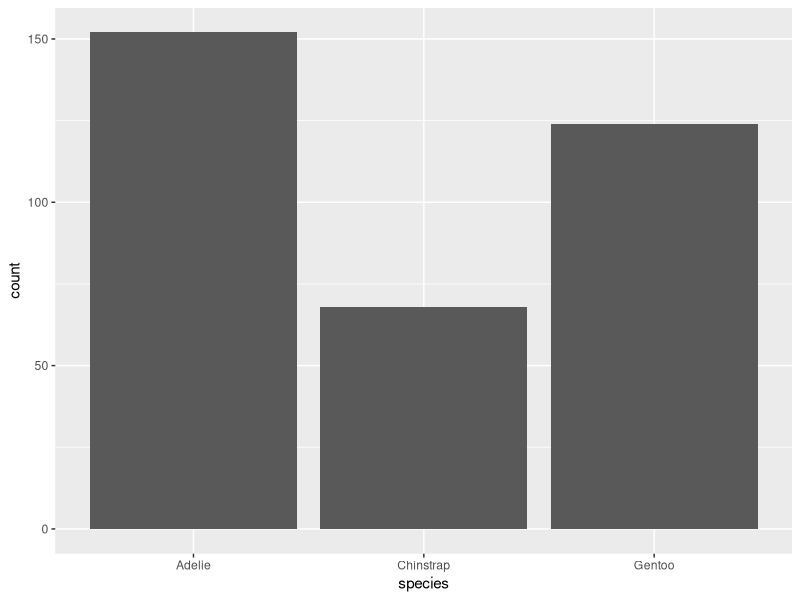
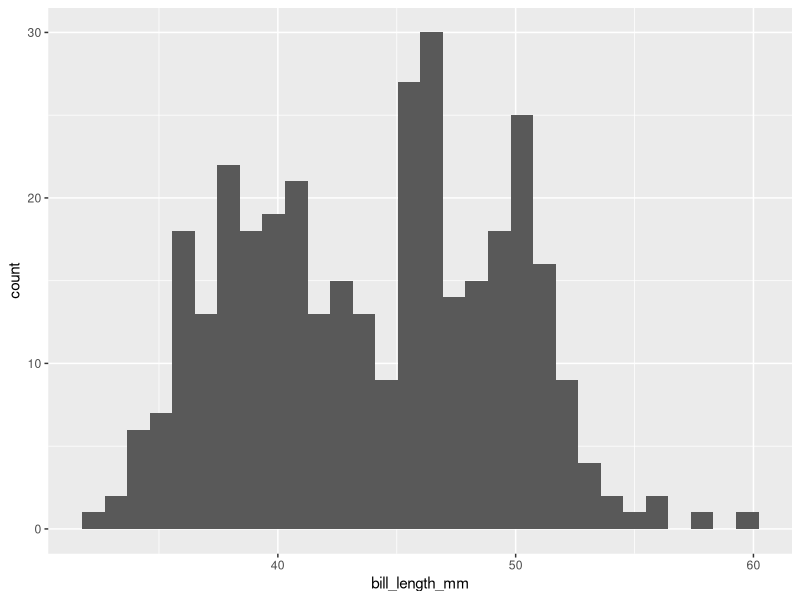
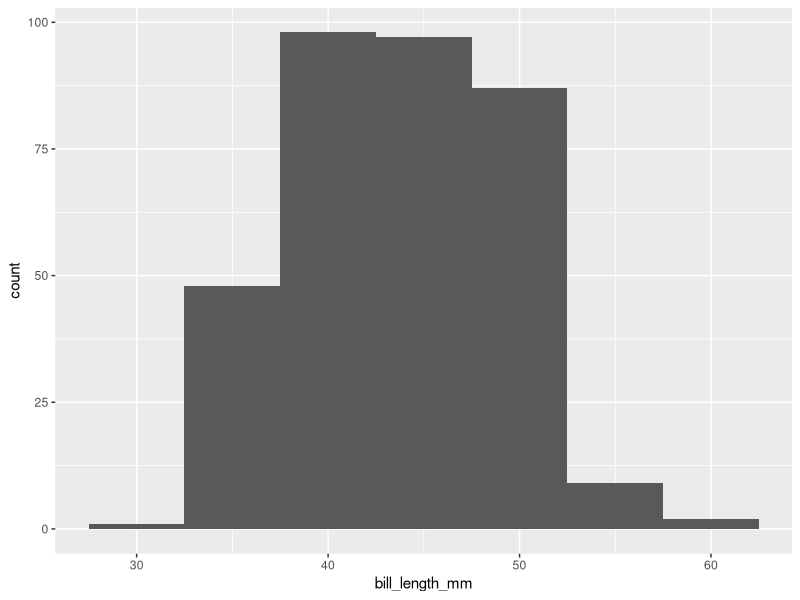
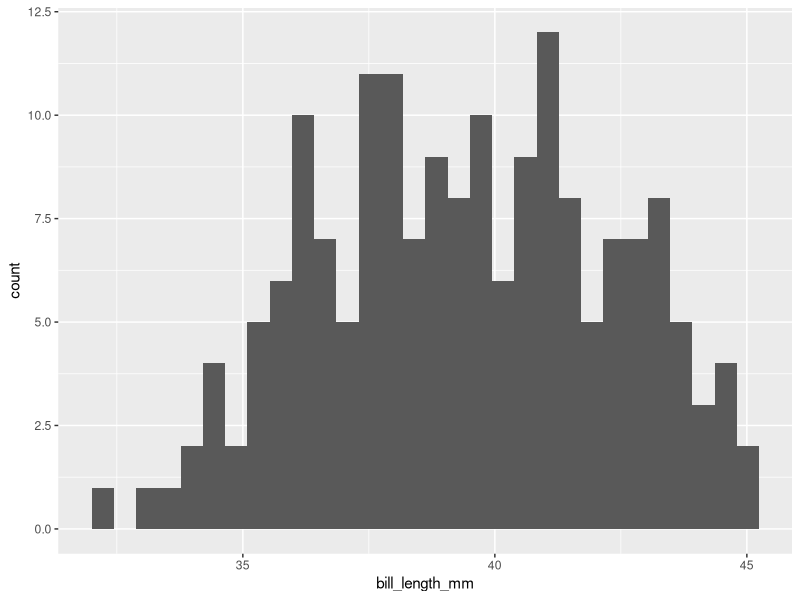
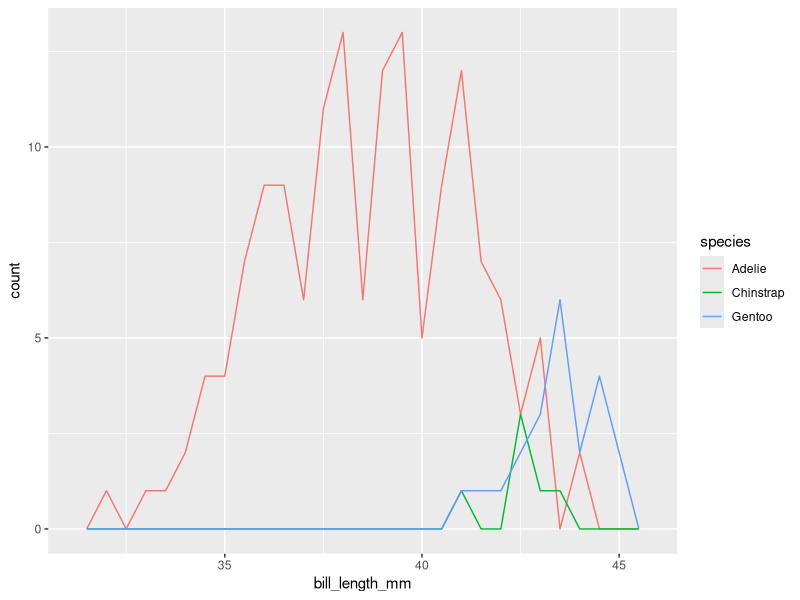
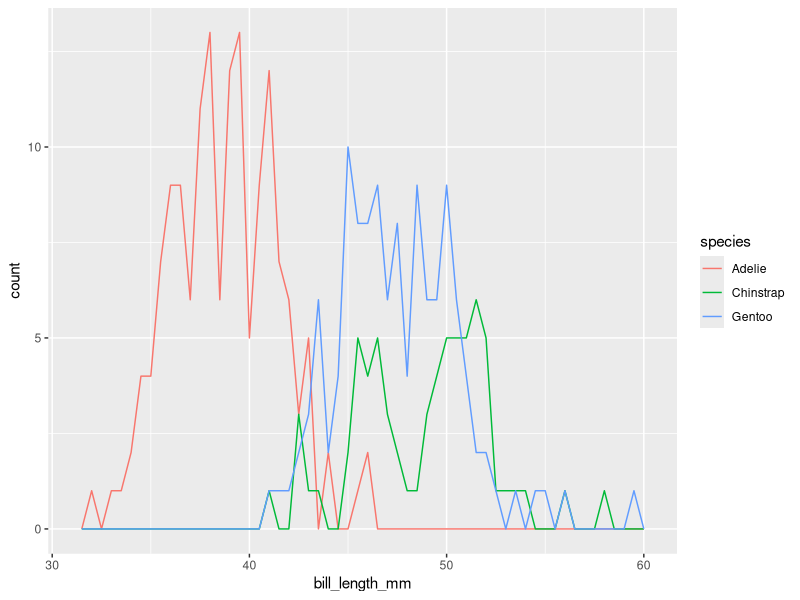
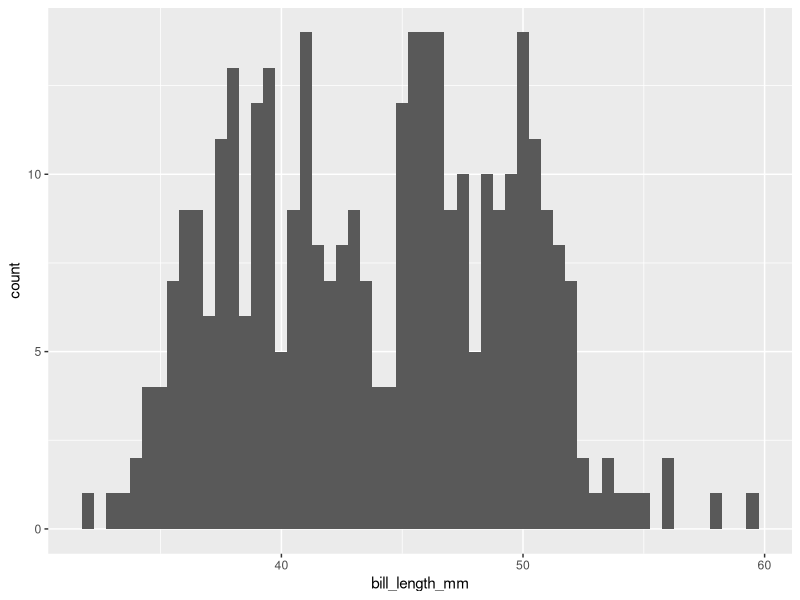
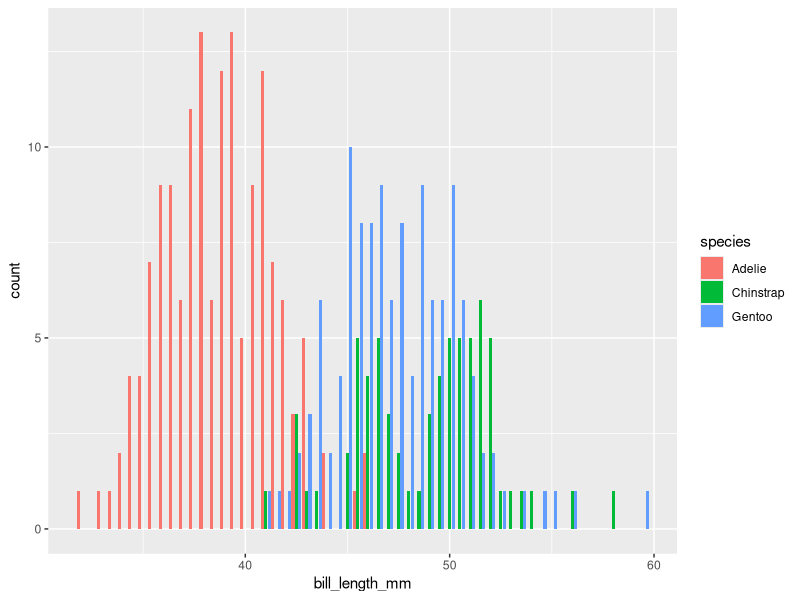

Reproduce these figures in R, in order.
###########################################################################
#Club de Lectura:
#R para Ciencia de Datos (Wickham y Grolemund)
#R-Ladies Barranquilla, Galapagos, Guayaquil y Milagro
#
#Sesion 10: Capitulo 7 (Analisis exploratorio de datos - EDA en ingles)
#Script por: Denisse Fierro Arcos (R-Ladies Galapagos)
###########################################################################


# Llamando bibliotecas ----------------------------------------------------
library(tidyverse)
library(palmerpenguins)


# Cargando datos ----------------------------------------------------------
ping <- penguins
#Veamos nuestros datos
glimpse(ping)

#Pensemos en que preguntas podremos responder con nuestros datos


# Visualizacion de datos --------------------------------------------------

#Variables categoricas - Conteo de pinguinos por especie
ping %>% 
  ggplot(aes(x = species))+
  geom_bar()

#Si quisieramos ver estos valores en una tabla
ping %>% 
  count(species)

#Variable continua - largo del pico
ping %>% 
  ggplot(aes(x = bill_length_mm))+
  geom_histogram()

#Podemos variar el grosor de las barras del histograma
ping %>% 
  ggplot(aes(x = bill_length_mm))+
  geom_histogram(binwidth = 5)

#Podemos crear una tabla con los valores utilizados en
#el histograma
ping %>% 
  count(cut_width(bill_length_mm, width = 5))

#Viendo la distribucion de datos podemos definir grupos
#Usando el largo del pico podemos decir que los pinguinos
#con un pico de <45mm tienen pico pequenio y si es >=45mm
#tienen picos grandes
pico_peq <- ping %>% 
  filter(bill_length_mm <45)

#Veamos el resultado
glimpse(pico_peq)

#Visualicemos los datos
pico_peq %>% 
  ggplot(aes(x = bill_length_mm))+
  geom_histogram()
#De esta manera vemos mas detalles por grupo


#Siguiendo el ejemplo de los picos, si quisieramos comparar
#especies en una misma grafica, podemos hacerlo con otra
#geometria
pico_peq %>% 
  ggplot(aes(x = bill_length_mm, color = species))+
  geom_freqpoly(binwidth = 0.5)

#Podemos aplicar lo mismo a todos los datos
ping %>% 
  ggplot(aes(x = bill_length_mm, color = species))+
  geom_freqpoly(binwidth = 0.5)
#De esta manera vemos que lo mas apropriado es agrupar
#los datos del pico por especie en vez de crear una
#nueva categoria

#Con esta informacion adicional, se te ocurren otras preguntas?


# Variabilidad de los datos -----------------------------------------------
#Veamos nuevamente los histogramas con la informacion de picos
ping %>% 
  ggplot(aes(x = bill_length_mm))+
  geom_histogram(binwidth = 0.5)

#Que observamos aqui? Que patrones vemos? Que valores son mas comunes?
#Que preguntas adicionales surgen?

#Si incluimos mas informacion en nuestro grafico, cambian los patrones?
#Cambian nuestras conclusiones?
ping %>% 
  ggplot(aes(x = bill_length_mm, fill = species))+
  geom_histogram(binwidth = 0.5, position = "dodge2")

#Estos datos no contienen valores atipicos, pero incluyo un ejemplo
#Veamos datos de starwars que son parte del tidyverse
starwars %>% 
  ggplot(aes(x = mass))+
  geom_histogram()

#Podemos ampliar hacer zoom en el area donde se encuentra el valor
#atipico
starwars %>% 
  ggplot(aes(x = mass))+
  geom_histogram()+
  coord_cartesian(ylim = c(0, 5))

#Podemos crear una tabla con los valores
starwars %>% 
  count(cut_width(mass, 25))
#Que hacemos con los valores aberrantes?
#Depende: es posible un valor asi? es posible que sea un error?
#existen mas medidas para esa observacion?

#Volvamos a los pinguinos
#Veamos nuevamente los histogramas con la informacion de picos
ping %>% 
  ggplot(aes(x = bill_length_mm))+
  geom_histogram(binwidth = 0.5)
#Noten la advertencia que R nos da al crear el histograma
#Por que ocurre esto?

#Se debe a los valores NA
ping %>% 
  filter(is.na(bill_length_mm))
#Tenemos dos en nuestros datos

#Podemos borrar estas observaciones, o
#podemos simplmente excluirlas de nuestros datos
ping %>% 
  ggplot(aes(x = bill_length_mm))+
  geom_histogram(binwidth = 0.5, na.rm = T)

#Esto es equivalente a
ping %>% 
  drop_na(bill_length_mm) %>% 
  ggplot(aes(x = bill_length_mm))+
  geom_histogram(binwidth = 0.5)


# Covariacion -------------------------------------------------------------
#Existen variables que varian simultaneamente
#Vimos un ejemplo antes
ping %>% 
  ggplot(aes(x = bill_length_mm, fill = species))+
  geom_histogram(binwidth = 0.5, na.rm = T, position = "dodge")
#Los pinguinos Adelie tienen picos mas pequenios que los gentoo y chinstrap

#por que ocurre esto? tiene relacion al tamanio del animal?
#Exploremos los datos del peso
ping %>% 
  ggplot(aes(x = body_mass_g, fill = species))+
  geom_histogram(na.rm = T, position = "dodge")
#Que patrones vemos aqui?

#Otra forma de ver la distribucion de datos es el grafico de cajas
ping %>% 
  ggplot(aes(y = body_mass_g, x = species))+
  geom_boxplot(na.rm = T)

#Podemos reordenar las cajas para que la especie con el promedio de masa
#mas alto aparezca primero
ping %>% 
  ggplot(aes(y = body_mass_g, 
             x = fct_reorder(species, body_mass_g, .fun = median, 
                             na.rm = T, .desc = T)))+
  geom_boxplot(na.rm = T)


#Comparando dos variables categoricas
#Sexo por especies
ping %>% 
  ggplot(aes(x = species, y = sex))+
  geom_count()

#Especie por isla
ping %>% 
  count(species, island) %>% 
  ggplot(aes(x = species, y = island))+
  geom_tile(aes(fill = n))


#Comparando dos variables continuas
#Que pasa si comparamos el peso con el largo del pico?
ping %>% 
  ggplot(aes(x = body_mass_g, y = bill_length_mm, col = species))+
  geom_point()
#Al parecer los pinguinos mas pequenios tienen picos mas pequenios

#Podemos mostrar los mismos datos de otra manera
#Creamos pequenio cuadros en nuesrto grafico y el color variara
#de acuerdo a la cantidad de observaciones en cada cuadro
ping %>% 
  ggplot(aes(x = body_mass_g, y = bill_length_mm))+
  geom_bin2d()
#De esta manera podemos ver que combinaciones de peso y largo de
#pico son mas comunes

#Podemos crear graficos de cajas si transformamos una variable
#continua en categorica
#Podemos crear grupos de acuerdo al peso, por ejemplo
ping %>% 
  ggplot(aes(x = body_mass_g, y = bill_length_mm))+
  #Definimos los grupos por la masa, cada 500 g
  geom_boxplot(aes(group = cut_width(body_mass_g, 500)))

#Numero de grupos con cut_number
ping %>% 
  ggplot(aes(x = body_mass_g, y = bill_length_mm))+
  #Definimos los grupos por la masa, cada 500 g
  geom_boxplot(aes(group = cut_number(body_mass_g, 5)))+
  geom_point()

#Si queremos tener una idea de la cantidad de datos incluidos en
#cada grupo podemos usar el parametro varwidth = TRUE en geom_boxplot
ping %>% 
  ggplot(aes(x = body_mass_g, y = bill_length_mm))+
  #Definimos los grupos por la masa, cada 500 g
  geom_boxplot(aes(group = cut_width(body_mass_g, 500)), 
               varwidth = T)


# Identificando patrones --------------------------------------------------
#Veamos la relacion entre masa y pico
ping %>% 
  ggplot(aes(x = body_mass_g, y = bill_length_mm))+
  geom_point(na.rm = T)
#Que podemos decir? Que correlaciones pueden existir?

#Como sabemos que existe un correlacion significativa?
#Usemos una regresion linear simple
modelo <- lm(bill_length_mm ~ body_mass_g, data = ping)
summary(modelo)
plot(modelo)


#Agreguemos informacion sobre especies
ping %>% 
  ggplot(aes(x = body_mass_g, y = bill_length_mm))+
  geom_point(aes(col = species), na.rm = T)
#Que patrones podemos observar? Esta el peso relacionado al tamanio 
#del pico?

#Verifiquemos si nuestro nuevo modelo es mejor
modelo2 <- lm(bill_length_mm ~ body_mass_g+species, data = ping)
summary(modelo2)
plot(modelo2)
